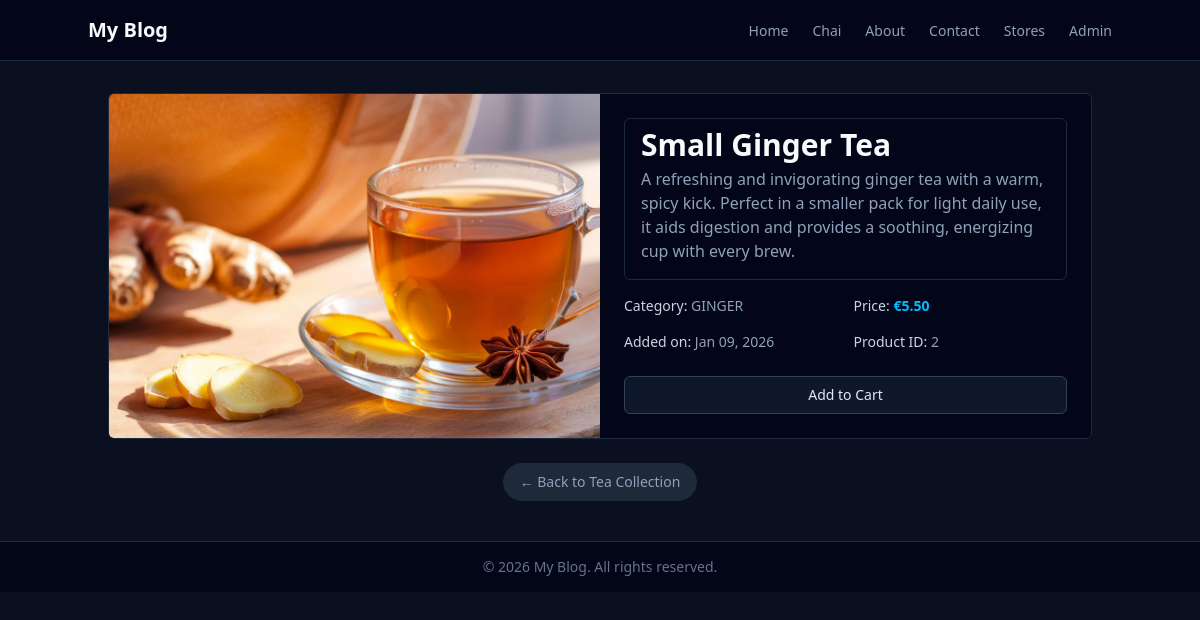
Page /chai/2/ on the committed database.
### chai/models.py (models this page shows, shortened)
class ChaiVariety(models.Model):
  CHAI_TYPE_CHOICE = [
    ('ML', "MASALA"),
    ('GR', "GINGER"),
    ('KL', "KIWI"),
    ('PL', "PLAIN"),
    ('EL', "ELAICHI"),
  ]
  name = models.CharField(max_length=100)
  image = models.ImageField(upload_to="chai/")
  date_added = models.DateTimeField(default=timezone.now)
  type = models.CharField(max_length=2, choices=CHAI_TYPE_CHOICE)
  price = models.DecimalField(max_digits=4,decimal_places=2, default=0.00)
  description = models.TextField(default="")

### chai/views.py (the view)
# urls.py: path('<int:chai_id>/', views.chai_detail, name='chai_detail'),
def chai_detail(request,chai_id):
  chai = get_object_or_404(ChaiVariety, pk=chai_id)
  return render(request, 'chai/chai_detail.html', {'chai':chai})

### chai/templates/chai/chai_detail.html (shortened to what this page needs)
{% extends "layout.html" %}
{% block content %}
<main class="max-w-5xl mx-auto mt-8 px-5">
	<section class="bg-slate-950 border border-slate-800 rounded-md overflow-hidden">
		<div class="grid grid-cols-1 md:grid-cols-2">
			<div class="h-full">
				<img
					src="{{ chai.image.url }}"
					alt="{{ chai.name }}"
					class="w-full h-full max-h-[420px] object-cover"
				/>
			</div>
			<div class="p-6 flex flex-col justify-between">
				<div class="space-y-4">
					<section class="bg-slate-950 border border-slate-800 rounded-md p-4 pt-2 mb-">
						<h1 class="text-slate-50 text-3xl font-semibold mb-1">
							{{ chai.name }}
						</h1>
						<p class="text-slate-400">
							{{ chai.description }}
						</p>
					</section>
					<div class="grid grid-cols-1 sm:grid-cols-2 gap-4 text-sm text-slate-400">
						<p>
							<span class="text-slate-300 font-medium">Category:</span>
							{{ chai.get_type_display }}
						</p>
						<p>
							<span class="text-slate-300 font-medium">Price:</span>
							<span class="text-sky-400 font-semibold">€{{ chai.price }}</span>
						</p>
						<p>
							<span class="text-slate-300 font-medium">Added on:</span>
							{{ chai.date_added|date:"M d, Y" }}
						</p>
						<p>
							<span class="text-slate-300 font-medium">Product ID:</span>
							{{ chai.id }}
						</p>
					</div>
				</div>
				<button
					type="button"
					class="mt-6 inline-flex w-full items-center justify-center rounded-md border border-slate-700 bg-slate-900 px-6 py-2 text-sm font-medium text-slate-200 hover:border-sky-400 hover:text-sky-100 hover:bg-slate-800 active:scale-[0.98] transition-all"
				>
					Add to Cart
				</button>
			</div>
		</div>
	</section>
<div class="flex justify-center">
	<a
		href="{% url 'all_chai' %}"
		class="mt-6 text-sm text-slate-400 hover:text-sky-400 transition-colors bg-gray-800 border-gray-800 border px-4 py-2 rounded-3xl hover:shadow-2xs hover:animate-pulse shadow-white "
	>
		← Back to Tea Collection
	</a>
</div>
</main>
{% endblock %}

### rows in the picture
ChaiVariety: image (picture), name "Small Ginger Tea", description "A refreshing and invigorating ginger tea with a warm, spicy kick. Perfect in a smaller pack for light daily use, it aids digestion and provides a soothing, energizing cup with every brew.", type "GINGER", price "5.50", date_added "Jan 09, 2026", id "2"
